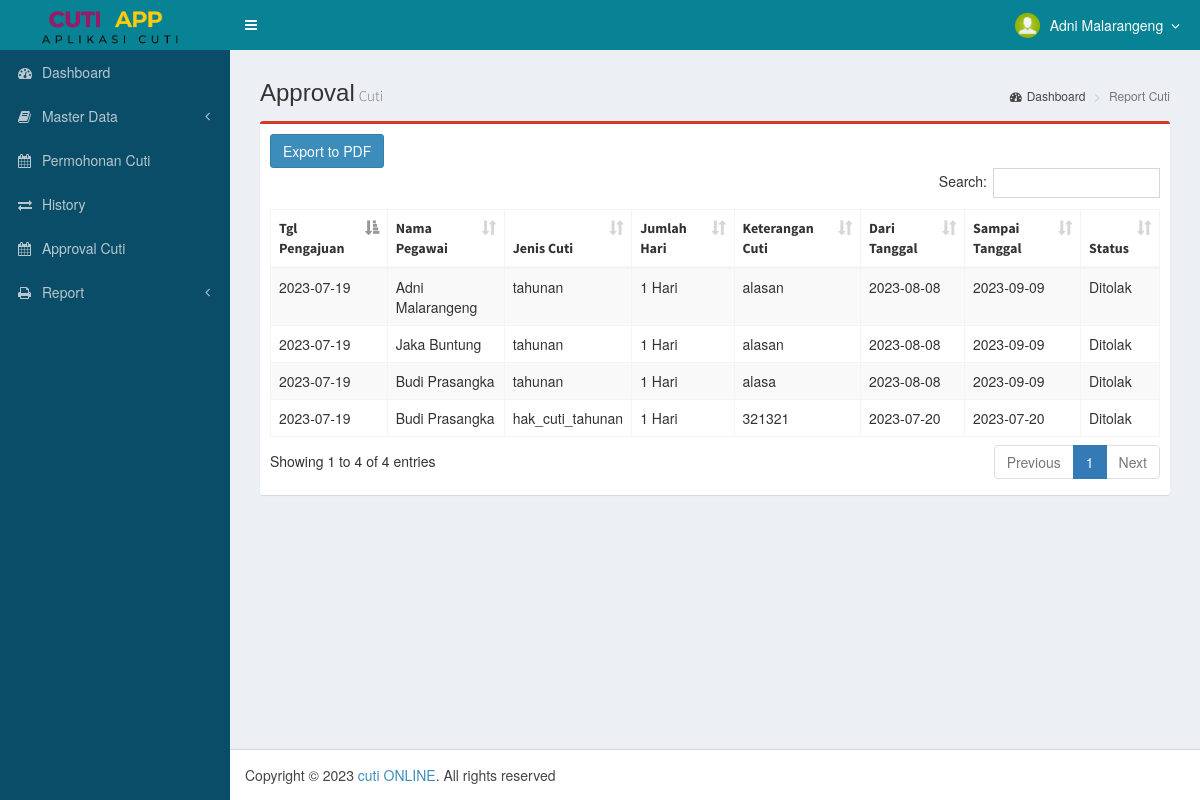
Page /home-admin.php?page=report-all-cuti (signed in) on the earlier database version.
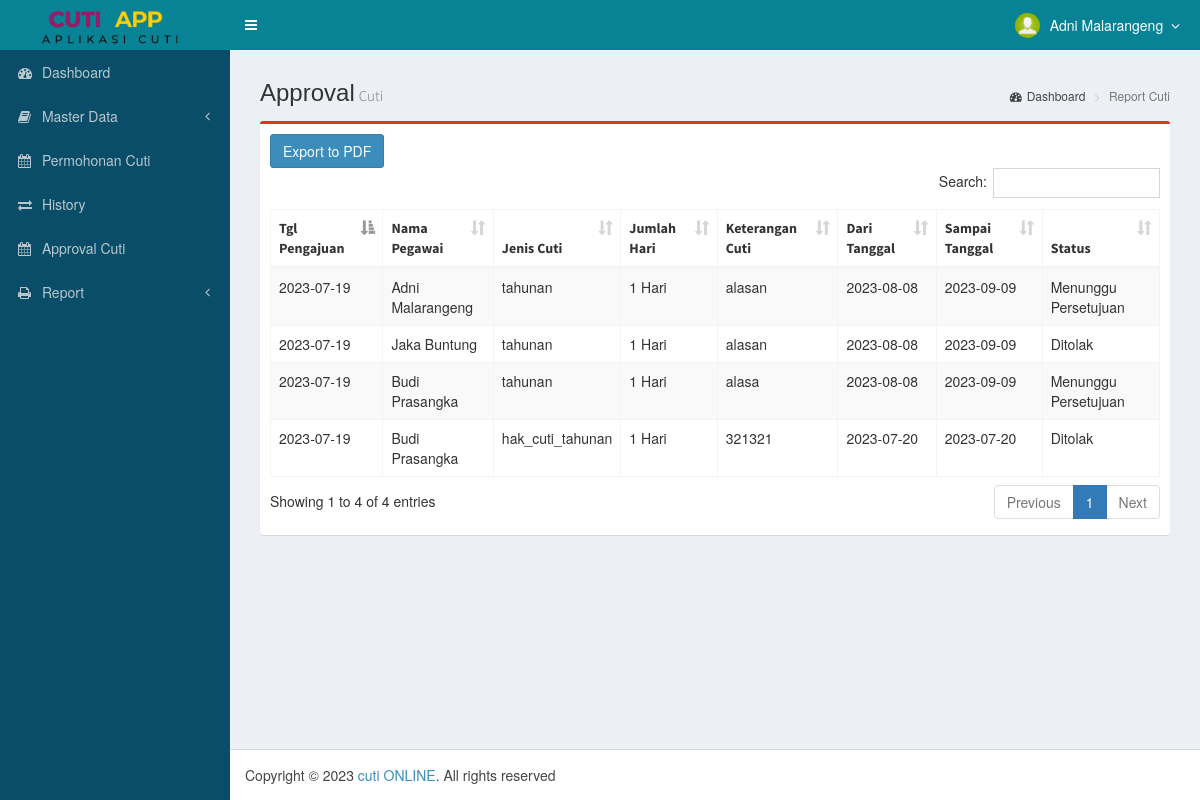
Same page on the later database version.
### tables this page shows
CREATE TABLE `tb_cuti` (
  `id` int NOT NULL,
  `nik` varchar(10) NOT NULL,
  `jenis_cuti` varchar(255) NOT NULL,
  `mulai` date NOT NULL,
  `selesai` date NOT NULL,
  `lama` int NOT NULL,
  `alasan` text NOT NULL,
  `depApproval` tinyint(1) DEFAULT '0',
  `depApproval_at` timestamp NULL DEFAULT NULL,
  `sdmApproval` tinyint(1) DEFAULT '0',
  `sdmApproval_at` timestamp NULL DEFAULT NULL,
  `soft_delete` tinyint(1) DEFAULT NULL,
  `created_at` timestamp NOT NULL DEFAULT CURRENT_TIMESTAMP,
  `updated_at` timestamp NOT NULL DEFAULT CURRENT_TIMESTAMP ON UPDATE CURRENT_TIMESTAMP
);

CREATE TABLE `tb_users` (
  `nik` varchar(10) NOT NULL,
  `username` varchar(64) NOT NULL,
  `password` varchar(255) NOT NULL,
  `nama_peg` varchar(255) NOT NULL,
  `jk` varchar(255) NOT NULL,
  `jabatan` varchar(255) NOT NULL,
  `hak_akses` varchar(20) NOT NULL,
  `tmpt_lahir` varchar(255) NOT NULL,
  `tgl_lahir` date NOT NULL,
  `agama` varchar(255) NOT NULL,
  `status` varchar(255) NOT NULL,
  `telp` varchar(255) NOT NULL,
  `alamat` text NOT NULL,
  `hak_cuti_tahunan` int NOT NULL,
  `cuti_hamil` int NOT NULL,
  `email` varchar(255) NOT NULL,
  `departemen` varchar(255) NOT NULL,
  `tgl_masuk` date NOT NULL,
  `soft_delete` tinyint(1) NOT NULL DEFAULT '0',
  `id_atas` varchar(255) DEFAULT NULL,
  `approval` tinyint(1) DEFAULT '0'
);

### pages/report/all-cuti.php (the view, shortened to what this page needs)
<section class="content-header">
	<h1>Approval<small>Cuti</small></h1>
	<ol class="breadcrumb">
		<li><a href="home-admin.php"><i class="fa fa-dashboard"></i>Dashboard</a></li>
		<li class="active">Report Cuti</li>
	</ol>
</section>
<section class="content">
	<div class="row">
		<div class="col-md-12">
			<div class="box box-primary">
				<div class="box-body" style="overflow-x: auto;">
					<button id="exportButton" class="btn btn-primary">Export to PDF</button>
					<table id="example2" class="table table-bordered table-striped">
						<thead>
							<tr>
								<th>Tgl Pengajuan</th>
								<th>Nama Pegawai</th>
								<th>Jenis Cuti</th>
								<th>Jumlah Hari</th>
								<th>Keterangan Cuti</th>
								<th>Dari Tanggal</th>
								<th>Sampai Tanggal</th>
								<th>Status</th>
							</tr>
						</thead>
						<tbody>
							<?php
							include './dist/koneksi.php';
							$dataCuti = mysqli_query($con, "SELECT * FROM tb_cuti");
							while ($row = mysqli_fetch_assoc($dataCuti)) {
								$timestamp = strtotime($row['created_at']);
								$date = date("Y-m-d", $timestamp);
								$sdm = ($row['sdmApproval'] === '1') ? 'Disetujui' : (($row['sdmApproval'] === '0') ? 'Ditolak' : 'Menunggu Persetujuan');
								$nikPemohon = $row['nik'];
								$query = mysqli_query($con, "SELECT nama_peg from tb_users where nik='$nikPemohon'");
								$data = mysqli_fetch_assoc($query)
							?>
								<tr>
                                    <td><?= $date ?></td>
									<td><?= $data['nama_peg'] ?></td>
									<td><?= $row['jenis_cuti'] ?></td>
									<td><?= $row['lama'] ?> Hari</td>
									<td><?= $row['alasan'] ?></td>
									<td><?= $row['mulai'] ?></td>
									<td><?= $row['selesai'] ?></td>
									<td><?= $sdm ?></td>
								</tr>
							<?php
							} ?>
						</tbody>
					</table>
				</div>
			</div>
		</div>
	</div>
</section>

Differences in the rows shown:
changed tb_cuti "Adni Malarangeng": sdmApproval "Ditolak" → "Menunggu Persetujuan"
changed tb_cuti "alasa": sdmApproval "Ditolak" → "Menunggu Persetujuan"
